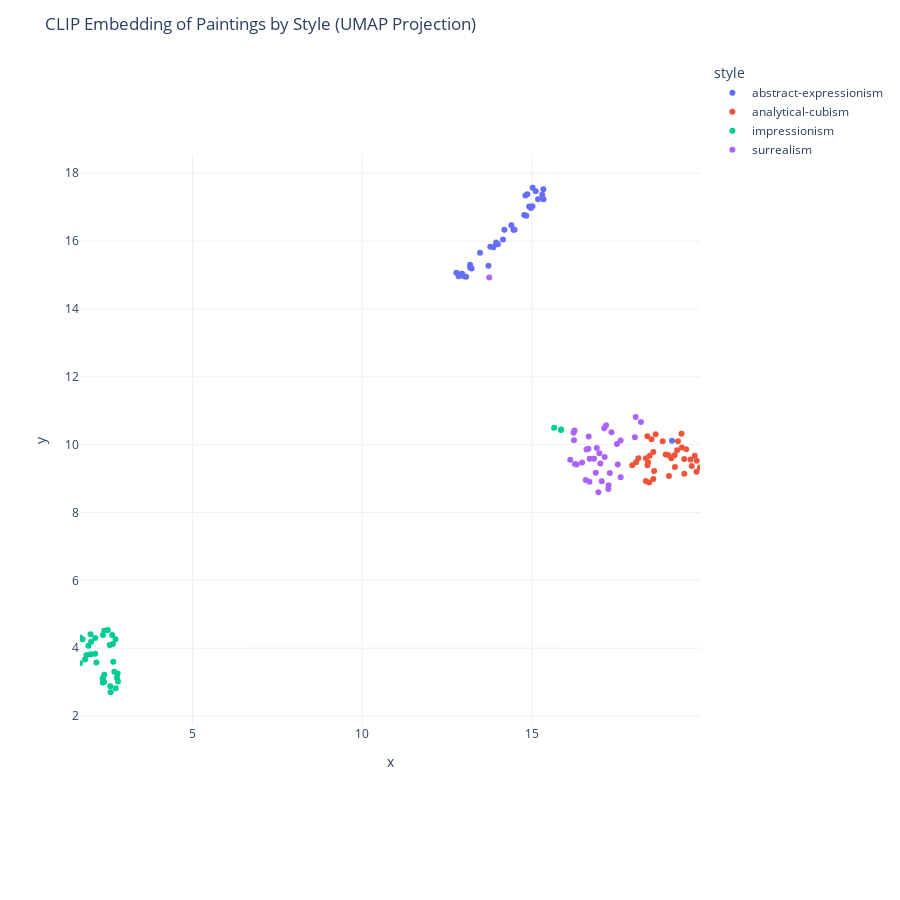

Here is the notebook cell this chart was saved with:
### Code cell
# Interactive scatter colored by style with informative hover
# Enforce equal axis range for a square canvas
xmin, xmax = df['x'].min(), df['x'].max()
ymin, ymax = df['y'].min(), df['y'].max()
xc, yc = (xmin + xmax) / 2.0, (ymin + ymax) / 2.0
half = max(xmax - xmin, ymax - ymin) / 2.0
half = 0.5 if half <= 0 else half

# Use a vivid, categorical color map per style
_style_cats = pd.Categorical(df['style']).categories.tolist()
_palette = (pq.Dark24 + pq.Vivid + pq.Bold)
_color_map = {cat: _palette[i % len(_palette)] for i, cat in enumerate(_style_cats)}

fig = px.scatter(
    df, x='x', y='y', color='style', color_discrete_map=_color_map,
    hover_name='title',
    hover_data={'artist': True, 'year': True, 'style': False, 'rel_path': False},
    width=900, height=900,
)
fig.update_layout(
    title='CLIP Embedding of Paintings by Style (UMAP Projection)',
    template='plotly_white',
)
fig.update_xaxes(range=[xc - half, xc + half], visible=True, constrain='domain')
fig.update_yaxes(scaleanchor='x', scaleratio=1, visible=True, constrain='domain')

# Enforce equal aspect and square grid cells by using identical ranges and tick steps
import math
def nice_dtick(range_span: float, target_ticks: int = 8) -> float:
    raw = max(range_span / max(target_ticks, 1), 1e-9)
    mag = 10 ** math.floor(math.log10(raw))
    norm = raw / mag
    if norm <= 1: base = 1
    elif norm <= 2: base = 2
    elif norm <= 5: base = 5
    else: base = 10
    return base * mag

rng = 2 * half
dt = nice_dtick(rng, target_ticks=8)

fig.update_layout(width=900, height=900, template='plotly_white',
                  legend=dict(orientation='h', yanchor='bottom', y=1.02, xanchor='left', x=0.0))
fig.update_xaxes(range=[xc - half, xc + half], tickmode='linear', dtick=dt, constrain='domain')
fig.update_yaxes(range=[yc - half, yc + half], tickmode='linear', dtick=dt, scaleanchor='x', scaleratio=1, constrain='domain')
fig.show()

### Figure 1 — Plotly figure (JSON) as saved in the notebook; plotly's stock layout.template omitted (floating-point values rounded to 4 significant figures; data arrays with more than 128 entries replaced by an {"elided": "..."} marker saying what was removed)
{"data": [{"customdata": {"elided": "35x4 mixed values"}, "hovertemplate": "<b>%{hovertext}</b><br><br>x=%{x}<br>y=%{y}<br>artist=%{customdata[0]}<br>year=%{customdata[1]}<extra></extra>", "hovertext": ["chief", "number 2", "white forms", "le gros", "meryon", "untitled v", "interchange", "police gazette", "untitled", "a tree in naples", "seated nude", "noon", "night creatures", "gaea", "rising green", "the flame", "mural", "there were seven in eight", "full fathom five", "reflection of the big dipper", "sea change", "number 1", "autumn rhythm", "mural on indian red ground", "number one", "magenta black green on orange", "number 5", "untitled", "violet black orange yellow on white and red", "white center", "purple white and red", "untitled", "ochre and red on red", "green and tangerine on red", "black on maroon"], "legendgroup": "abstract-expressionism", "marker": {"color": "#636efa", "symbol": "circle"}, "mode": "markers", "name": "abstract-expressionism", "orientation": "v", "showlegend": true, "type": "scatter", "x": [13.98, 13.95, 13.78, 13.87, 14.0, 14.4, 14.49, 14.78, 14.15, 14.19, 19.13, 15.34, 15.02, 14.46, 13.72, 14.84, 14.92, 14.98, 14.81, 15.03, 14.87, 15.31, 15.18, 15.34, 15.12, 13.18, 13.06, 12.92, 12.78, 12.84, 13.18, 13.0, 13.23, 12.95, 13.47], "xaxis": "x", "y": [15.92, 15.96, 15.84, 15.82, 15.91, 16.47, 16.33, 16.77, 16.05, 16.34, 10.12, 17.24, 17.03, 16.33, 15.27, 16.75, 17.02, 16.98, 17.35, 17.58, 17.38, 17.37, 17.23, 17.53, 17.47, 15.3, 14.95, 15.04, 15.07, 14.97, 15.22, 14.96, 15.19, 15.04, 15.66], "yaxis": "y"}, {"customdata": {"elided": "35x4 mixed values"}, "hovertemplate": "<b>%{hovertext}</b><br><br>x=%{x}<br>y=%{y}<br>artist=%{customdata[0]}<br>year=%{customdata[1]}<extra></extra>", "hovertext": ["fruit dish", "glass on a table", "harbour in normandy", "the city on the hill", "la guitare (mandora)", "le sacre coeur", "pitcher and violin", "violin and candlestick", "the portuguese", "bottles and fishes", "portrait de jacques nayral", "the chase", "man on a balcony", "football players", "woman with animals", "bottles and knife", "portrait of pablo picasso", "portrait of the artists mother", "still life with flowers", "still life with oil lamp", "le goûter (tea time)", "nature morte", "femme au chapeau rose et collier de perles", "woman with a fan", "l'oiseau bleu (the blue bird)", "girl with mandolin fanny tellier", "portrait of ambroise vollard", "portrait of daniel henry kahnweiler", "seated female nude", "portrait of wilhelm uhde", "man with a guitar 1", "poet", "still life with bottle of rum", "the piano accordionist", "man with guitar"], "legendgroup": "analytical-cubism", "marker": {"color": "#EF553B", "symbol": "circle"}, "mode": "markers", "name": "analytical-cubism", "orientation": "v", "showlegend": true, "type": "scatter", "x": [18.14, 18.53, 18.65, 18.95, 19.03, 19.11, 19.49, 19.28, 19.31, 19.42, 18.58, 18.48, 18.58, 18.41, 18.61, 17.96, 19.5, 19.22, 18.36, 18.07, 18.36, 18.41, 19.04, 18.46, 18.43, 19.72, 19.96, 19.8, 19.86, 19.86, 18.86, 19.55, 19.41, 19.21, 19.68], "xaxis": "x", "y": [9.598, 10.16, 10.31, 9.708, 9.688, 9.596, 9.576, 9.834, 10.1, 9.919, 8.987, 9.674, 9.78, 10.25, 9.226, 9.39, 9.145, 9.343, 9.596, 9.484, 8.927, 9.389, 9.076, 8.886, 9.484, 9.37, 9.324, 9.671, 9.526, 9.204, 10.1, 9.861, 10.32, 9.685, 9.566], "yaxis": "y"}, {"customdata": {"elided": "35x4 mixed values"}, "hovertemplate": "<b>%{hovertext}</b><br><br>x=%{x}<br>y=%{y}<br>artist=%{customdata[0]}<br>year=%{customdata[1]}<extra></extra>", "hovertext": ["the absinthe drinker", "repetition of the dance detail", "woman at her toilette", "friends at the theatre ludovic halevy and albert cave", "before the race", "the morning bath", "the tub", "field of flax", "the billiard room at menil hubert", "racehorses in a landscape", "impresssion,sunrise", "autumn on the seine at argenteuil", "the port of le havre night effect", "the promenade at argenteuil soleil couchant", "zuiderkerk in amsterdam", "madame monet and child", "haystack at giverny", "water lillies,evening effect", "irises in monets garden", "houses of parliament", "peasant girl drinking her coffee", "peasant donning her marmotte", "harvest of hay in eragny", "young peasant at her toilette", "peasant women planting stakes", "ball at the moulin de la galette", "jeanne samary in a low necked dress", "pink and blue", "by the seashore", "self portrait with a white hat", "sentier de la mi cote louveciennes", "a park in louveciennes", "the lesson", "under the bridge at hampton court", "flood at port marly"], "legendgroup": "impressionism", "marker": {"color": "#00cc96", "symbol": "circle"}, "mode": "markers", "name": "impressionism", "orientation": "v", "showlegend": true, "type": "scatter", "x": [2.77, 2.574, 15.86, 2.734, 1.681, 15.66, 15.86, 1.87, 1.756, 1.829, 2.649, 2.36, 2.729, 1.928, 2.396, 2.395, 2.132, 2.557, 2.128, 2.629, 2.788, 2.358, 1.998, 2.8, 2.163, 2.663, 2.393, 2.346, 2.351, 2.583, 2.01, 1.688, 2.694, 1.991, 2.503], "xaxis": "x", "y": [3.128, 2.88, 10.43, 2.819, 3.556, 10.5, 10.44, 3.798, 4.261, 3.664, 4.122, 4.391, 4.263, 4.073, 4.515, 3.218, 4.301, 4.095, 3.838, 4.391, 3.252, 3.119, 3.817, 3.02, 3.58, 3.602, 3.001, 3.097, 2.985, 2.699, 4.19, 4.312, 3.309, 4.414, 4.539], "yaxis": "y"}, {"customdata": {"elided": "35x4 mixed values"}, "hovertemplate": "<b>%{hovertext}</b><br><br>x=%{x}<br>y=%{y}<br>artist=%{customdata[0]}<br>year=%{customdata[1]}<extra></extra>", "hovertext": ["the great masturbator", "the dream caused by the flight of a bee etc", "the persistence of memory", "the burning giraffe", "the face of war", "portrait of picasso", "three sphinxes of bikini", "the disintegration of the persistence of memory", "young virgin auto sodomized", "the hallucinogenic toreador", "the elephant celebes", "woman old man and flower", "the virgin spanking the christ child etc", "the aeroplane trap", "the triumph of surrealism", "portrait of luther burbank", "henry ford hospital", "what the water gave me", "without hope", "the love embrace of the universe etc", "attempting the impossible", "the false mirror", "the annunciation", "elective affinities", "la clairvoyance", "not to be reproduced", "time transfixed", "black magic", "rape", "son of man", "the farm", "harlequins carnival", "dutch interior i", "snail woman flower star", "le fermier et son epouse"], "legendgroup": "surrealism", "marker": {"color": "#ab63fa", "symbol": "circle"}, "mode": "markers", "name": "surrealism", "orientation": "v", "showlegend": true, "type": "scatter", "x": [16.61, 16.23, 16.92, 16.13, 16.71, 17.15, 16.83, 16.99, 17.53, 16.68, 16.48, 16.27, 17.62, 17.51, 16.32, 17.35, 16.24, 17.19, 16.26, 17.14, 17.26, 17.02, 16.67, 16.59, 17.06, 16.96, 16.7, 17.26, 17.3, 16.89, 17.62, 18.04, 18.22, 18.06, 13.75], "xaxis": "x", "y": [9.855, 10.35, 9.9, 9.556, 9.586, 9.633, 9.584, 9.746, 9.412, 10.24, 9.474, 9.432, 9.036, 10.02, 9.417, 10.37, 10.13, 10.57, 10.42, 10.49, 8.692, 9.442, 9.882, 8.96, 8.924, 8.597, 8.903, 8.805, 9.167, 9.174, 10.12, 10.22, 10.67, 10.82, 14.93], "yaxis": "y"}], "layout": {"height": 900, "legend": {"title": {"text": "style"}, "tracegroupgap": 0}, "margin": {"t": 60}, "title": {"text": "CLIP Embedding of Paintings by Style (UMAP Projection)"}, "width": 900, "xaxis": {"anchor": "y", "constrain": "domain", "domain": [0, 1], "range": [1.681, 19.96], "title": {"text": "x"}, "visible": true}, "yaxis": {"anchor": "x", "constrain": "domain", "domain": [0, 1], "scaleanchor": "x", "scaleratio": 1, "title": {"text": "y"}, "visible": true}}}
